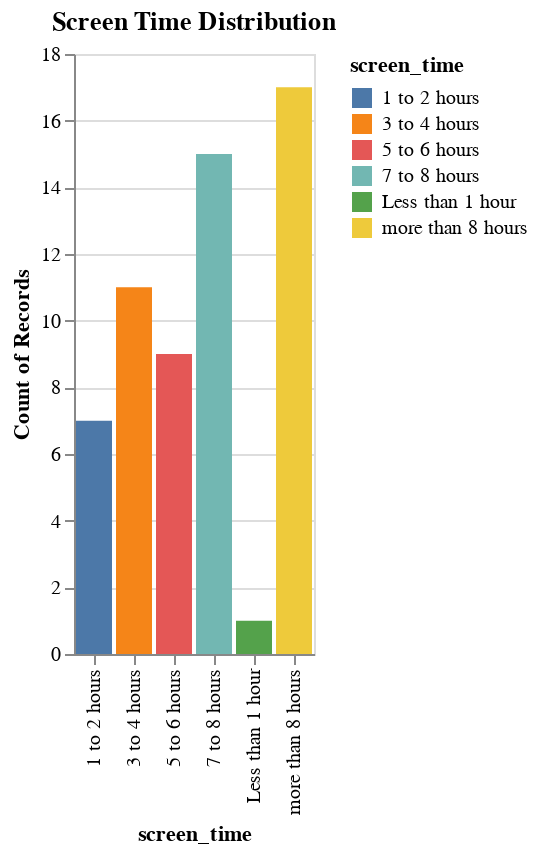

Source (notebook cell):
### Code cell
screen_time_chart = alt.Chart(df).mark_bar().encode(
    x='screen_time',
    y='count()',
    color='screen_time'
).properties(
    title='Screen Time Distribution'
)



screen_time_chart

### Figure 1 — Vega-Lite specification as saved in the notebook (floating-point values rounded to 4 significant figures)
{"config": {"view": {"continuousWidth": 300, "continuousHeight": 300}}, "data": {"name": "data-a8e2955c80f1460f2ae002cbec78177a"}, "mark": {"type": "bar"}, "encoding": {"color": {"field": "screen_time", "type": "nominal"}, "x": {"field": "screen_time", "type": "nominal"}, "y": {"aggregate": "count", "type": "quantitative"}}, "title": "Screen Time Distribution", "$schema": "https://vega.github.io/schema/vega-lite/v5.16.3.json", "datasets": {"data-a8e2955c80f1460f2ae002cbec78177a": [{"Timestamp": "21-07-2023 13:46", "Name": "Madhav Sai", "Age": 22, "occupation": "No, I am a student", "device": "Smartphone", "Activities": "Gaming, Social media browsing, Watching videos/movies/TV shows", "no_screen": "Never", "health": 1, "screen_time": "more than 8 hours"}, {"Timestamp": "21-07-2023 13:56", "Name": "Pavithra", "Age": 22, "occupation": "No, I am a student", "device": "Smartphone, Laptop/Computer", "Activities": "Social media browsing", "no_screen": "Occasionally", "health": 0, "screen_time": "more than 8 hours"}, {"Timestamp": "21-07-2023 13:57", "Name": "Diru", "Age": 25, "occupation": "No, I am a student", "device": "Tablet, Laptop/Computer", "Activities": "Watching videos/movies/TV shows", "no_screen": "Never", "health": 0, "screen_time": "more than 8 hours"}, {"Timestamp": "21-07-2023 14:00", "Name": "Geethika ", "Age": 22, "occupation": "Yes, I work in IT Industry", "device": "Laptop/Computer", "Activities": "Work-related tasks, Watching videos/movies/TV shows, E-books", "no_screen": "Occasionally", "health": 1, "screen_time": "more than 8 hours"}, {"Timestamp": "21-07-2023 14:01", "Name": "Nithyusha ", "Age": 23, "occupation": "Yes, I work in IT Industry", "device": "Smartphone, Laptop/Computer", "Activities": "Work-related tasks, Educational purposes, Watching videos/movies/TV shows", "no_screen": "Occasionally", "health": 1, "screen_time": "7 to 8 hours"}, {"Timestamp": "21-07-2023 14:03", "Name": "Shivam", "Age": 27, "occupation": "No, I am a student", "device": "Smartphone, Laptop/Computer", "Activities": "Work-related tasks, Educational purposes, Social media browsing, Watching videos/movies/TV shows", "no_screen": "Frequently", "health": 1, "screen_time": "5 to 6 hours"}, {"Timestamp": "21-07-2023 14:03", "Name": "Dhanusree Avula ", "Age": 22, "occupation": "No, I am a student", "device": "Smartphone", "Activities": "Social media browsing, Watching videos/movies/TV shows", "no_screen": "Frequently", "health": 1, "screen_time": "7 to 8 hours"}, {"Timestamp": "21-07-2023 14:07", "Name": "Ram Prathyusha Gangisetty", "Age": 23, "occupation": "Yes, I work in IT Industry", "device": "Smartphone, Laptop/Computer", "Activities": "Work-related tasks, Social media browsing, Watching videos/movies/TV shows", "no_screen": "Occasionally", "health": 1, "screen_time": "7 to 8 hours"}, {"Timestamp": "21-07-2023 14:08", "Name": "Lahari", "Age": 23, "occupation": "Yes, I work in IT Industry", "device": "Smartphone", "Activities": "Social media browsing, Watching videos/movies/TV shows", "no_screen": "Frequently", "health": 1, "screen_time": "3 to 4 hours"}, {"Timestamp": "21-07-2023 14:18", "Name": "Divya", "Age": 22, "occupation": "Yes, I work in IT Industry", "device": "Smartphone, Laptop/Computer", "Activities": "Work-related tasks, Watching videos/movies/TV shows", "no_screen": "Frequently", "health": 1, "screen_time": "3 to 4 hours"}, {"Timestamp": "21-07-2023 14:20", "Name": "Praneeth", "Age": 23, "occupation": "Yes, I work in IT Industry", "device": "Smartphone, Laptop/Computer", "Activities": "Work-related tasks, Educational purposes, Social media browsing, Watching videos/movies/TV shows", "no_screen": "Frequently", "health": 1, "screen_time": "more than 8 hours"}, {"Timestamp": "21-07-2023 14:20", "Name": "P Deepika ", "Age": 23, "occupation": "No, I am a student", "device": "Smartphone, Laptop/Computer", "Activities": "Educational purposes, Watching videos/movies/TV shows", "no_screen": "Occasionally", "health": 1, "screen_time": "more than 8 hours"}, {"Timestamp": "21-07-2023 14:20", "Name": "Saicharan", "Age": 23, "occupation": "Yes, I work in IT Industry", "device": "Smartphone, Laptop/Computer", "Activities": "Work-related tasks, Watching videos/movies/TV shows", "no_screen": "Never", "health": 0, "screen_time": "7 to 8 hours"}, {"Timestamp": "21-07-2023 14:21", "Name": "M V SRIHARI ", "Age": 24, "occupation": "No, I am a student", "device": "Smartphone", "Activities": "Social media browsing", "no_screen": "Never", "health": 1, "screen_time": "more than 8 hours"}, {"Timestamp": "21-07-2023 14:22", "Name": "Kalyan", "Age": 22, "occupation": "Yes, I work in IT Industry", "device": "Smartphone, Laptop/Computer", "Activities": "Work-related tasks, Educational purposes, Gaming, Social media browsing, Watching videos/movies/TV shows", "no_screen": "Frequently", "health": 1, "screen_time": "7 to 8 hours"}, {"Timestamp": "21-07-2023 14:23", "Name": "Suneetha ", "Age": 23, "occupation": "Yes, not an IT employee", "device": "Smartphone, Laptop/Computer", "Activities": "Work-related tasks, Social media browsing", "no_screen": "Frequently", "health": 0, "screen_time": "5 to 6 hours"}, {"Timestamp": "21-07-2023 14:24", "Name": "Prakash", "Age": 23, "occupation": "Yes, I work in IT Industry", "device": "Smartphone, Laptop/Computer", "Activities": "Work-related tasks, Educational purposes, Gaming, Social media browsing, Watching videos/movies/TV shows", "no_screen": "Occasionally", "health": 1, "screen_time": "7 to 8 hours"}, {"Timestamp": "21-07-2023 14:24", "Name": "Purushotham", "Age": 23, "occupation": "Yes, I work in IT Industry", "device": "Smartphone, Laptop/Computer", "Activities": "Work-related tasks, Educational purposes, Social media browsing, Watching videos/movies/TV shows", "no_screen": "Never", "health": 1, "screen_time": "more than 8 hours"}, {"Timestamp": "21-07-2023 14:30", "Name": "A. Lakshmi priya", "Age": 23, "occupation": "No, I am a student", "device": "Smartphone", "Activities": "Social media browsing", "no_screen": "Occasionally", "health": 0, "screen_time": "3 to 4 hours"}, {"Timestamp": "21-07-2023 14:30", "Name": "Panjagalla Naga Poornima ", "Age": 20, "occupation": "No, I am a student", "device": "Smartphone, Laptop/Computer", "Activities": "Educational purposes, Watching videos/movies/TV shows", "no_screen": "Occasionally", "health": 0, "screen_time": "7 to 8 hours"}, {"Timestamp": "21-07-2023 14:41", "Name": "Madhav Sai", "Age": 20, "occupation": "No, I am a student", "device": "Laptop/Computer", "Activities": "Social media browsing, Watching videos/movies/TV shows", "no_screen": "Never", "health": 1, "screen_time": "7 to 8 hours"}, {"Timestamp": "21-07-2023 14:47", "Name": "G L JAHNAVI ", "Age": 23, "occupation": "Yes, I work in IT Industry", "device": "Smartphone, Laptop/Computer", "Activities": "Work-related tasks, Watching videos/movies/TV shows", "no_screen": "Occasionally", "health": 1, "screen_time": "more than 8 hours"}, {"Timestamp": "21-07-2023 14:49", "Name": "Sathya", "Age": 23, "occupation": "Yes, I work in IT Industry", "device": "Smartphone, Laptop/Computer", "Activities": "Work-related tasks, Educational purposes, Social media browsing, Watching videos/movies/TV shows", "no_screen": "Occasionally", "health": 1, "screen_time": "more than 8 hours"}, {"Timestamp": "21-07-2023 14:50", "Name": "Sowmya", "Age": 22, "occupation": "Yes, I work in IT Industry", "device": "Smartphone, Laptop/Computer", "Activities": "Work-related tasks, Watching videos/movies/TV shows", "no_screen": "Occasionally", "health": 1, "screen_time": "7 to 8 hours"}, {"Timestamp": "21-07-2023 15:06", "Name": "Brahma Naidu Chandra ", "Age": 20, "occupation": "No, I am a student", "device": "Smartphone", "Activities": "Educational purposes, Gaming, Social media browsing, Watching videos/movies/TV shows", "no_screen": "Frequently", "health": 1, "screen_time": "3 to 4 hours"}, {"Timestamp": "21-07-2023 15:07", "Name": "KAMMARI JASHWANTH ACHARI ", "Age": 23, "occupation": "No, I am a student", "device": "Smartphone", "Activities": "Social media browsing", "no_screen": "Frequently", "health": 0, "screen_time": "5 to 6 hours"}, {"Timestamp": "21-07-2023 15:12", "Name": "Kammara Pranava Sai Deepak Achari", "Age": 19, "occupation": "No, I am a student", "device": "Smartphone, Laptop/Computer", "Activities": "Work-related tasks, Educational purposes, Gaming, Social media browsing, Watching videos/movies/TV shows", "no_screen": "Occasionally", "health": 1, "screen_time": "Less than 1 hour"}, {"Timestamp": "21-07-2023 15:12", "Name": "Manu", "Age": 21, "occupation": "No, I am a student", "device": "Smartphone, Laptop/Computer", "Activities": "Work-related tasks, Gaming, Watching videos/movies/TV shows", "no_screen": "Frequently", "health": 1, "screen_time": "3 to 4 hours"}, {"Timestamp": "21-07-2023 15:15", "Name": "Vamsi ", "Age": 20, "occupation": "No, I am a student", "device": "Smartphone", "Activities": "Educational purposes", "no_screen": "Frequently", "health": 1, "screen_time": "5 to 6 hours"}, {"Timestamp": "21-07-2023 15:31", "Name": "Komera kartheek ", "Age": 26, "occupation": "Yes, I work in IT Industry", "device": "Smartphone", "Activities": "Social media browsing", "no_screen": "Never", "health": 1, "screen_time": "1 to 2 hours"}, {"Timestamp": "21-07-2023 15:32", "Name": "Sai Sathish ", "Age": 21, "occupation": "No, I am a student", "device": "Smartphone, Laptop/Computer", "Activities": "Watching videos/movies/TV shows", "no_screen": "Never", "health": 1, "screen_time": "more than 8 hours"}, {"Timestamp": "21-07-2023 15:33", "Name": "Sreekanth", "Age": 21, "occupation": "No, I am a student", "device": "Smartphone, Laptop/Computer", "Activities": "Educational purposes, Gaming, Social media browsing, Watching videos/movies/TV shows", "no_screen": "Frequently", "health": 1, "screen_time": "7 to 8 hours"}, {"Timestamp": "21-07-2023 15:41", "Name": "Sarayu", "Age": 23, "occupation": "Yes, I work in IT Industry", "device": "Laptop/Computer", "Activities": "Work-related tasks, Educational purposes, Meetings", "no_screen": "Occasionally", "health": 1, "screen_time": "more than 8 hours"}, {"Timestamp": "21-07-2023 15:46", "Name": "Vadla Hemanth Achari", "Age": 20, "occupation": "No, I am a student", "device": "Smartphone, Laptop/Computer", "Activities": "Educational purposes, Social media browsing", "no_screen": "Frequently", "health": 1, "screen_time": "5 to 6 hours"}, {"Timestamp": "21-07-2023 15:45", "Name": "Ashwini k ", "Age": 23, "occupation": "No, I am a student", "device": "Smartphone", "Activities": "Work-related tasks, Educational purposes, Watching videos/movies/TV shows", "no_screen": "Frequently", "health": 1, "screen_time": "3 to 4 hours"}, {"Timestamp": "21-07-2023 16:01", "Name": "Lakkakulakundanasai ", "Age": 22, "occupation": "Yes, I work in IT Industry", "device": "Smartphone, Laptop/Computer", "Activities": "Work-related tasks, Educational purposes, Social media browsing, Watching videos/movies/TV shows", "no_screen": "Occasionally", "health": 1, "screen_time": "more than 8 hours"}, {"Timestamp": "21-07-2023 16:05", "Name": "Sarayu", "Age": 22, "occupation": "Yes, I work in IT Industry", "device": "Laptop/Computer", "Activities": "Work-related tasks", "no_screen": "Occasionally", "health": 1, "screen_time": "5 to 6 hours"}, {"Timestamp": "21-07-2023 16:23", "Name": "Sai Tharun ", "Age": 23, "occupation": "Yes, I work in IT Industry", "device": "Smartphone", "Activities": "Educational purposes", "no_screen": "Frequently", "health": 0, "screen_time": "1 to 2 hours"}, {"Timestamp": "21-07-2023 16:28", "Name": "Badri vishal ", "Age": 23, "occupation": "Yes, I work in IT Industry", "device": "Smartphone", "Activities": "Gaming, Social media browsing, Watching videos/movies/TV shows", "no_screen": "Frequently", "health": 1, "screen_time": "7 to 8 hours"}, {"Timestamp": "21-07-2023 16:28", "Name": "Charan ", "Age": 22, "occupation": "Yes, I work in IT Industry", "device": "Laptop/Computer", "Activities": "Work-related tasks", "no_screen": "Frequently", "health": 0, "screen_time": "7 to 8 hours"}, {"Timestamp": "21-07-2023 16:30", "Name": "Gurunath", "Age": 24, "occupation": "Yes, I work in IT Industry", "device": "Smartphone, Laptop/Computer", "Activities": "Work-related tasks, Educational purposes, Social media browsing", "no_screen": "Frequently", "health": 1, "screen_time": "7 to 8 hours"}, {"Timestamp": "21-07-2023 16:44", "Name": "Madhu ", "Age": 22, "occupation": "Yes, not an IT employee", "device": "Smartphone, Laptop/Computer", "Activities": "Educational purposes", "no_screen": "Occasionally", "health": 0, "screen_time": "5 to 6 hours"}, {"Timestamp": "21-07-2023 16:49", "Name": "Charan", "Age": 22, "occupation": "No, I am a student", "device": "Smartphone, Tablet, Laptop/Computer", "Activities": "Work-related tasks, Educational purposes, Gaming, Social media browsing, Watching videos/movies/TV shows", "no_screen": "Occasionally", "health": 0, "screen_time": "7 to 8 hours"}, {"Timestamp": "21-07-2023 17:09", "Name": "Koppolu Deepak ", "Age": 22, "occupation": "No, I am a student", "device": "Smartphone", "Activities": "Educational purposes, Gaming, Social media browsing, Watching videos/movies/TV shows", "no_screen": "Occasionally", "health": 1, "screen_time": "5 to 6 hours"}, {"Timestamp": "21-07-2023 17:25", "Name": "Sahithi", "Age": 22, "occupation": "Yes, I work in IT Industry", "device": "Smartphone, Laptop/Computer", "Activities": "Work-related tasks, Social media browsing", "no_screen": "Occasionally", "health": 1, "screen_time": "7 to 8 hours"}, {"Timestamp": "21-07-2023 17:56", "Name": "D.Arun kumar ", "Age": 22, "occupation": "No, I am a student", "device": "Smartphone, Laptop/Computer", "Activities": "Educational purposes, Gaming, Watching videos/movies/TV shows", "no_screen": "Occasionally", "health": 0, "screen_time": "1 to 2 hours"}, {"Timestamp": "21-07-2023 18:06", "Name": "V HEMANTH ", "Age": 21, "occupation": "Yes, I work in IT Industry", "device": "Smartphone, Tablet, Laptop/Computer", "Activities": "Work-related tasks, Gaming, Social media browsing, Watching videos/movies/TV shows", "no_screen": "Frequently", "health": 0, "screen_time": "3 to 4 hours"}, {"Timestamp": "21-07-2023 18:10", "Name": "Hajira", "Age": 28, "occupation": "No, I am a student", "device": "Smartphone, Laptop/Computer", "Activities": "Educational purposes, Watching videos/movies/TV shows", "no_screen": "Occasionally", "health": 1, "screen_time": "1 to 2 hours"}, {"Timestamp": "21-07-2023 18:30", "Name": "Bhanu", "Age": 23, "occupation": "No, I am a student", "device": "Smartphone, Laptop/Computer", "Activities": "Work-related tasks, Educational purposes, Social media browsing, Watching videos/movies/TV shows", "no_screen": "Frequently", "health": 0, "screen_time": "3 to 4 hours"}, {"Timestamp": "21-07-2023 21:57", "Name": "Ashalatha ", "Age": 26, "occupation": "No, I am a student", "device": "Smartphone", "Activities": "Social media browsing", "no_screen": "Occasionally", "health": 1, "screen_time": "1 to 2 hours"}, {"Timestamp": "22-07-2023 04:51", "Name": "Mahendra Sankula ", "Age": 22, "occupation": "Yes, I work in IT Industry", "device": "Smartphone, Laptop/Computer", "Activities": "Gaming, Social media browsing, Watching videos/movies/TV shows", "no_screen": "Frequently", "health": 0, "screen_time": "more than 8 hours"}, {"Timestamp": "22-07-2023 05:01", "Name": "Krishna", "Age": 20, "occupation": "Yes, I work in IT Industry", "device": "Laptop/Computer", "Activities": "Work-related tasks, Watching videos/movies/TV shows", "no_screen": "Frequently", "health": 1, "screen_time": "more than 8 hours"}, {"Timestamp": "22-07-2023 07:49", "Name": "Lokesh Royal M", "Age": 22, "occupation": "Yes, I work in IT Industry", "device": "Smartphone, Laptop/Computer", "Activities": "Work-related tasks, Gaming, Social media browsing, Watching videos/movies/TV shows", "no_screen": "Frequently", "health": 1, "screen_time": "more than 8 hours"}, {"Timestamp": "22-07-2023 07:50", "Name": "KANDULA MANASA ", "Age": 22, "occupation": "Yes, I work in IT Industry", "device": "Smartphone, Laptop/Computer", "Activities": "Work-related tasks, Watching videos/movies/TV shows", "no_screen": "Never", "health": 1, "screen_time": "3 to 4 hours"}, {"Timestamp": "22-07-2023 09:53", "Name": "Sreeja Ummadisetty ", "Age": 21, "occupation": "No, I am a student", "device": "Smartphone, Laptop/Computer", "Activities": "Educational purposes, Watching videos/movies/TV shows", "no_screen": "Occasionally", "health": 0, "screen_time": "1 to 2 hours"}, {"Timestamp": "22-07-2023 11:45", "Name": "Kalyan ", "Age": 19, "occupation": "No, I am a student", "device": "Smartphone", "Activities": "Work-related tasks, Educational purposes, Social media browsing, Watching videos/movies/TV shows", "no_screen": "Occasionally", "health": 0, "screen_time": "3 to 4 hours"}, {"Timestamp": "22-07-2023 12:50", "Name": "Sravani ", "Age": 22, "occupation": "No, I am a student", "device": "Smartphone", "Activities": "Educational purposes", "no_screen": "Occasionally", "health": 1, "screen_time": "1 to 2 hours"}, {"Timestamp": "22-07-2023 13:36", "Name": "Nicky", "Age": 22, "occupation": "Yes, not an IT employee", "device": "Smartphone", "Activities": "Watching videos/movies/TV shows", "no_screen": "Occasionally", "health": 1, "screen_time": "5 to 6 hours"}, {"Timestamp": "04-08-2023 15:50", "Name": "Gunta", "Age": 35, "occupation": "Yes, not an IT employee", "device": "Smartphone", "Activities": "Work-related tasks", "no_screen": "Occasionally", "health": 0, "screen_time": "3 to 4 hours"}, {"Timestamp": "04-08-2023 15:51", "Name": "Finn", "Age": 20, "occupation": "No, I am a student", "device": "Smartphone", "Activities": "Social media browsing, Watching videos/movies/TV shows", "no_screen": "Occasionally", "health": 0, "screen_time": "more than 8 hours"}]}}
